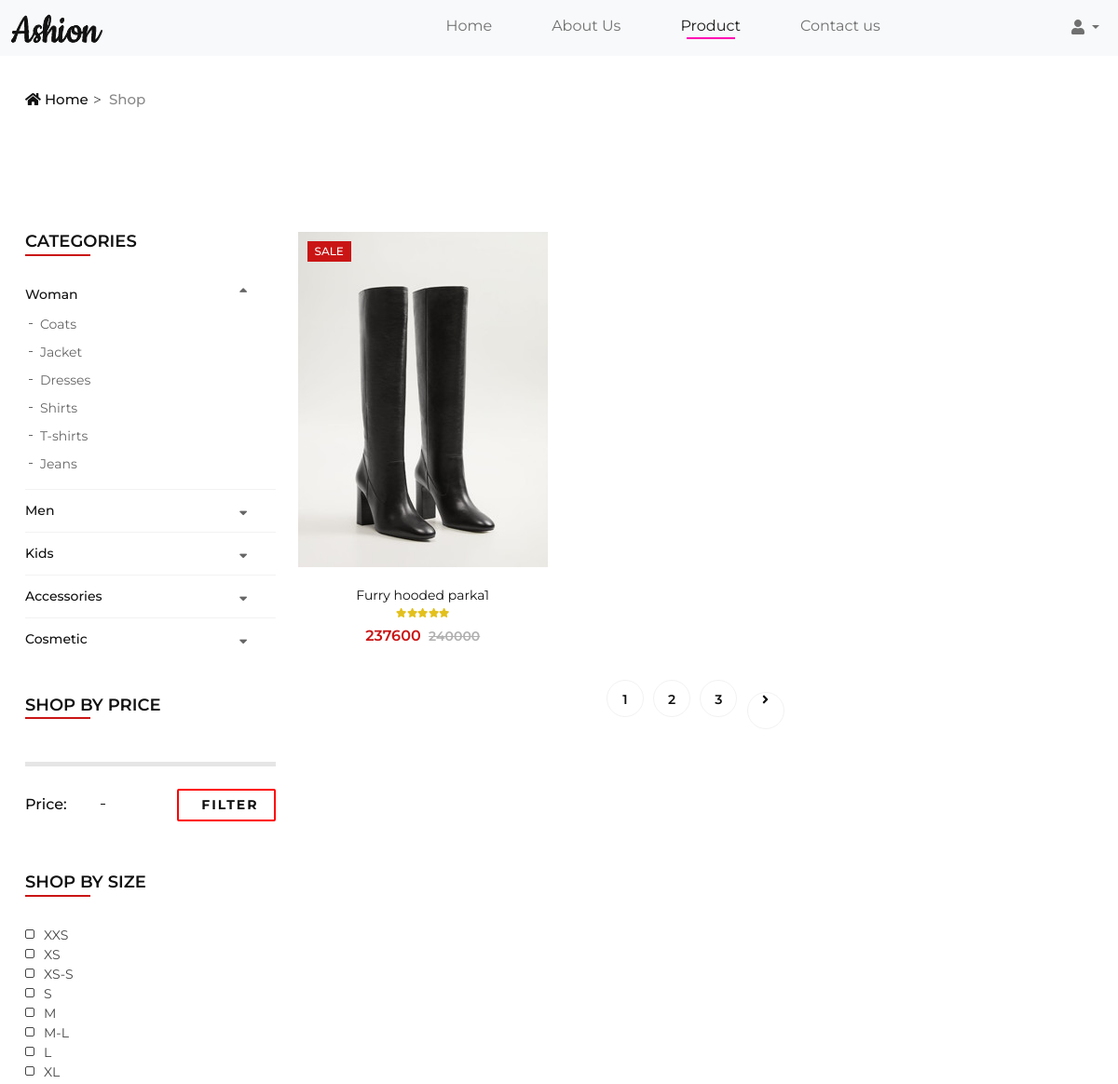
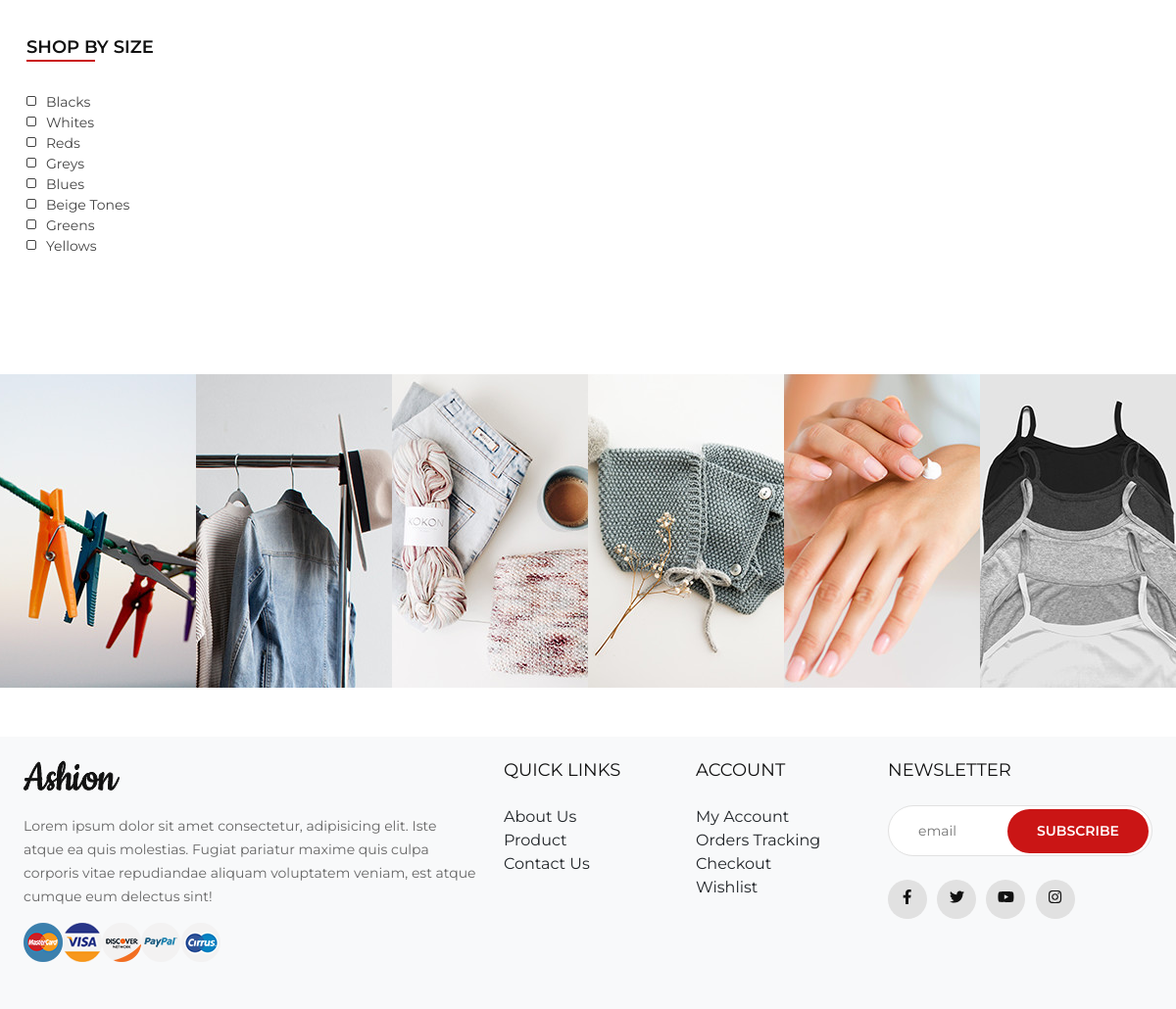
Page /product?category_id=1&sub_category_id=19 on the committed database (2 pictures, top to bottom).
### tables this page shows
CREATE TABLE `tbl_category` (
  `category_id` int(11) NOT NULL,
  `category_name` varchar(100) NOT NULL
);

CREATE TABLE `tbl_relationship_category` (
  `relationship_id` int(11) NOT NULL,
  `category_id` int(11) NOT NULL,
  `sub_category_id` int(11) NOT NULL
);

CREATE TABLE `tbl_sub_category` (
  `sub_category_id` int(11) NOT NULL,
  `name` varchar(255) NOT NULL
);

CREATE TABLE `tbl_product` (
  `product_id` int(11) NOT NULL,
  `product_name` varchar(150) NOT NULL,
  `product_desc` text NOT NULL,
  `product_url` varchar(100) NOT NULL,
  `product_price` int(11) NOT NULL,
  `product_discount` int(11) NOT NULL,
  `product_stock` int(11) NOT NULL,
  `category_id` int(11) NOT NULL
);

### application/controllers/Home.php (called while the page is built, shortened)
<?php
class Home extends CI_Controller
{
	function __construct()
	{
		$this->load->model('admin/SubCategory');
		$this->load->model('admin/Category');
		$this->load->model('admin/Product');
	}
	public function product()
	{
		$category_id = $this->input->get('category_id');
		$sub_category_id = $this->input->get('sub_category_id');
		$data = [
			"head" => "product"
		];
		if($category_id != "" && $sub_category_id != ""){
			$data['dataProduct'] = $this->Product->getProductBySubCategory($sub_category_id);
		}
		else{
			$data['dataProduct'] = $this->Product->getProduct();
		}
		$data['dataCategory'] = $this->Category->getCategory();
		$dataSubCategory = $this->SubCategory->getSubCategory();
		$data['dataSubCategory'] = $dataSubCategory;
		$data['subCategoryNow'] = $sub_category_id;
		$data['dataCategoryNow'] = $category_id;
		$this->load->view('home/product', $data);
	}
}

### index.php (called while the page is built, shortened)
<?php
require_once BASEPATH.'core/CodeIgniter.php';

### application/models/admin/Category.php (called while the page is built, shortened)
<?php
class Category extends CI_Model
{
    public function getCategory()
    {
        $data = $this->db->query("SELECT * FROM tbl_category");
        return $data->result_array();
    }
}

### application/models/admin/SubCategory.php (called while the page is built, shortened)
<?php
class SubCategory extends CI_Model
{
    public function getSubCategory()
    {
        $data = $this->db->query("SELECT * FROM tbl_sub_category sc
        JOIN tbl_relationship_category rc
        on sc.sub_category_id = rc.sub_category_id
        JOIN tbl_category c
        on c.category_id = rc.category_id");
        return $data->result_array();
    }
}

### application/models/admin/Product.php (called while the page is built, shortened)
<?php
class Product extends CI_Model
{
    public function getProductBySubCategory($id)
    {
        $data = $this->db->query("SELECT p.*,sc.sub_category_id,sc.name,c.category_id,c.category_name FROM tbl_product p
        left join tbl_relationship_product rp on rp.product_id = p.product_id
        left join tbl_sub_category sc on rp.sub_category_id = sc.sub_category_id
        left join tbl_relationship_category rc on rc.sub_category_id = sc.sub_category_id
        left join tbl_category c on rc.category_id = c.category_id
        where sc.sub_category_id = $id");
        return $data->result_array();
    }
}

### application/views/home/product.php (the view, shortened to what this page needs)
<body>
	<div class="breadcrumb-option">
		<div class="container">
			<div class="row">
				<div class="col-lg-12">
					<div class="breadcrumb__links">
						<a href="<?php echo base_url(); ?>"><i class="fa fa-home"></i> Home</a>
						<span>Shop</span>
					</div>
				</div>
			</div>
		</div>
	</div>
	<section class="product">
		<section class="shop spad">
			<div class="container">
				<div class="row">
					<div class="col-lg-3 col-md-3">
						<div class="shop__sidebar">
							<div class="sidebar__categories">
								<div class="section-title">
									<h4>Categories</h4>
								</div>
								<div class="categories__accordion">
									<div class="accordion" id="accordionExample">
										<?php for ($i = 0; $i < sizeof($dataCategory); $i++) {
                                            echo " <div class='card'>
                                            <div class='card-heading ". (($i+1 == $dataCategoryNow) ? 'active' : '') . "'>
                                                <a data-bs-toggle='collapse' href='#collapse" . $i . "'
                                                    aria-controls='collapseOne'>
                                                   " . $dataCategory[$i]['category_name'] . "
                                                </a>
                                            </div>
                                            <div id='collapse" . $i . "' class='collapse " . (($i+1 == $dataCategoryNow) ? 'show' : '') . " data-parent='#accordionExample'>
                                                <div class='card-body'>
                                                    <ul>";
                                            for ($z = 0; $z < sizeof($dataSubCategory); $z++) {
                                                if ($dataCategory[$i]['category_id'] == $dataSubCategory[$z]['category_id']) {
                                                    echo " <li><a href='".base_url()."product?category_id=".$dataCategory[$i]['category_id']."&sub_category_id=".$dataSubCategory[$z]['sub_category_id']."'>" . $dataSubCategory[$z]['name'] . "</a></li>";
                                                }
                                            }
                                            echo "</ul>
                                            </div>
                                        </div>
                                    </div>";
                                        }
                                        ?>
									</div>
								</div>
							</div>
							<div class="sidebar__filter">
								<div class="section-title">
									<h4>Shop by price</h4>
								</div>
								<div class="filter-range-wrap">
									<div class="price-range ui-slider ui-corner-all ui-slider-horizontal ui-widget ui-widget-content"
										data-min="33" data-max="99"></div>
									<div class="range-slider">
										<div class="price-input">
											<p>Price:</p>
											<input type="text" id="minamount">
											<input type="text" id="maxamount">
										</div>
									</div>
								</div>
								<a href="#">Filter</a>
							</div>
							<div class="sidebar__sizes">
								<div class="section-title">
									<h4>Shop by size</h4>
								</div>
								<div class="size__list">
									<label for="xxs">
										xxs
										<span class="checkmark"></span>
									</label>
									<label for="xs">
										xs
										<span class="checkmark"></span>
									</label>
									<label for="xss">
										xs-s
										<span class="checkmark"></span>
									</label>
									<label for="s">
										s
										<span class="checkmark"></span>
									</label>
									<label for="m">
										m
										<span class="checkmark"></span>
									</label>
									<label for="ml">
										m-l
										<span class="checkmark"></span>
									</label>
									<label for="l">
										l
										<span class="checkmark"></span>
									</label>
									<label for="xl">
										xl
										<span class="checkmark"></span>
									</label>
								</div>
							</div>
							<div class="sidebar__color">
								<div class="section-title">
									<h4>Shop by size</h4>
								</div>
								<div class="size__list color__list">
									<label for="black">
										Blacks
										<span class="checkmark"></span>
									</label>
									<label for="whites">
										Whites
										<span class="checkmark"></span>
									</label>
									<label for="reds">
										Reds
										<span class="checkmark"></span>
									</label>
									<label for="greys">
										Greys
										<span class="checkmark"></span>
									</label>
									<label for="blues">
										Blues
										<span class="checkmark"></span>
									</label>
									<label for="beige">
										Beige Tones
										<span class="checkmark"></span>
									</label>
									<label for="greens">
										Greens
										<span class="checkmark"></span>
									</label>
									<label for="yellows">
										Yellows
										<span class="checkmark"></span>
									</label>
								</div>
							</div>
						</div>
					</div>
					<div class="col-lg-9 col-md-9">
						<div class="row">
							<?php if(isset($dataProduct)){
								if(sizeof($dataProduct)!=0){
                                 foreach($dataProduct as $dataProduct){?>
							<div class="col-lg-4 col-md-6">
								<?php if($dataProduct['product_discount'] > 0){?>
								<div class="product__item sale">
									<?php }else{ ?>
									<div class="product__item">
										<?php } ?>
										<div class="product__item__pic set-bg"
											style="background-image:url('<?php echo base_url(); ?>upload/product/<?php echo $dataProduct['product_url'] ?>')">
											<?php if($dataProduct['product_stock'] == 0){?>
											<div class="label stockout stockblue">Out Of Stock</div>
											<?php }else{
											 if($dataProduct['product_discount']==0){?>
											<div class="label new">New</div>
											<?php }else if($dataProduct['product_discount']>0){?>
											<div class="label">Sale</div>
											<?php }
										}?>
											<ul class="product__hover">
											</ul>
										</div>
										<div class="product__item__text">
											<h6><a href="#"><?php echo $dataProduct['product_name']?></a></h6>
											<div class="rating">
												<i class="fa fa-star"></i>
												<i class="fa fa-star"></i>
												<i class="fa fa-star"></i>
												<i class="fa fa-star"></i>
												<i class="fa fa-star"></i>
											</div>
											<?php if($dataProduct['product_discount']>0){
													$productPrice = $dataProduct['product_price'];
													$productDiscount = $dataProduct['product_discount'];
													$discount = ($productDiscount/100) * $productPrice;
													$priceAfterDiscount = $productPrice - $discount;
													echo "<div class='product__price'>".$priceAfterDiscount."
											<span>".$dataProduct['product_price']."
											</span></div>";
											?>
											<?php }else{
												echo "<div class='product__price'>".$dataProduct['product_price']."</div>";
												}?>
										</div>
									</div>
								</div>
								<?php
                            }
                            ?>
								<div class="col-lg-12 text-center">
									<div class="pagination__option">
										<a href="#">1</a>
										<a href="#">2</a>
										<a href="#">3</a>
										<a href="#"><i class="fa fa-angle-right"></i></a>
									</div>
								</div>
							</div>
							<?php }else{
								echo "<p style='text-align:center'><b>No Data</b></p>";
							} }?>
						</div>
					</div>
				</div>
		</section>
		<div class="instagram">
			<div class="container-fluid">
				<div class="row">
					<div class="col-lg-2 col-md-4 col-sm-4 p-0">
						<div class="instagram__item set-bg"
							style="background-image:url('<?php echo base_url(); ?>assets/images/instagram/insta-1.jpg')">
						</div>
					</div>
					<div class="col-lg-2 col-md-4 col-sm-4 p-0">
						<div class="instagram__item set-bg"
							style="background-image:url('<?php echo base_url(); ?>assets/images/instagram/insta-2.jpg')">
						</div>
					</div>
					<div class="col-lg-2 col-md-4 col-sm-4 p-0">
						<div class="instagram__item set-bg"
							style="background-image:url('<?php echo base_url(); ?>assets/images/instagram/insta-3.jpg')">
						</div>
					</div>
					<div class="col-lg-2 col-md-4 col-sm-4 p-0">
						<div class="instagram__item set-bg"
							style="background-image:url('<?php echo base_url(); ?>assets/images/instagram/insta-4.jpg')">
						</div>
					</div>
					<div class="col-lg-2 col-md-4 col-sm-4 p-0">
						<div class="instagram__item set-bg"
							style="background-image:url('<?php echo base_url(); ?>assets/images/instagram/insta-5.jpg')">
						</div>
					</div>
					<div class="col-lg-2 col-md-4 col-sm-4 p-0">
						<div class="instagram__item set-bg"
							style="background-image:url('<?php echo base_url(); ?>assets/images/instagram/insta-6.jpg')">
						</div>
					</div>
				</div>
			</div>
		</div>
	</section>

### assets/css/toolbar.css (style rules this page uses)
ul { list-style-type: none; padding: 0; margin: 0; }

### rows in the picture
tbl_category: category_name "Woman"
tbl_relationship_category: sub_category.name "Coats"
tbl_relationship_category: sub_category.name "Jacket"
tbl_relationship_category: sub_category.name "Dresses"
tbl_relationship_category: sub_category.name "Shirts"
tbl_relationship_category: sub_category.name "T-shirts"
tbl_relationship_category: sub_category.name "Jeans"
tbl_category: category_name "Men"
tbl_category: category_name "Kids"
tbl_category: category_name "Accessories"
tbl_category: category_name "Cosmetic"
tbl_product: product_url (picture), product_stock "SALE", product_name "Furry hooded parka1", priceAfterDiscount "237600", product_price "240000"
